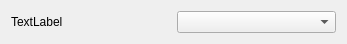
<?xml version="1.0" encoding="UTF-8"?>
<ui version="4.0">
 <class>Mesh</class>
 <widget class="QWidget" name="Mesh">
  <property name="geometry">
   <rect>
    <x>0</x>
    <y>0</y>
    <width>347</width>
    <height>40</height>
   </rect>
  </property>
  <property name="windowTitle">
   <string>Form</string>
  </property>
  <layout class="QHBoxLayout" name="horizontalLayout">
   <item>
    <widget class="QLabel" name="label">
     <property name="text">
      <string>TextLabel</string>
     </property>
    </widget>
   </item>
   <item>
    <widget class="QComboBox" name="comboBox"/>
   </item>
  </layout>
 </widget>
 <resources/>
 <connections/>
</ui>
